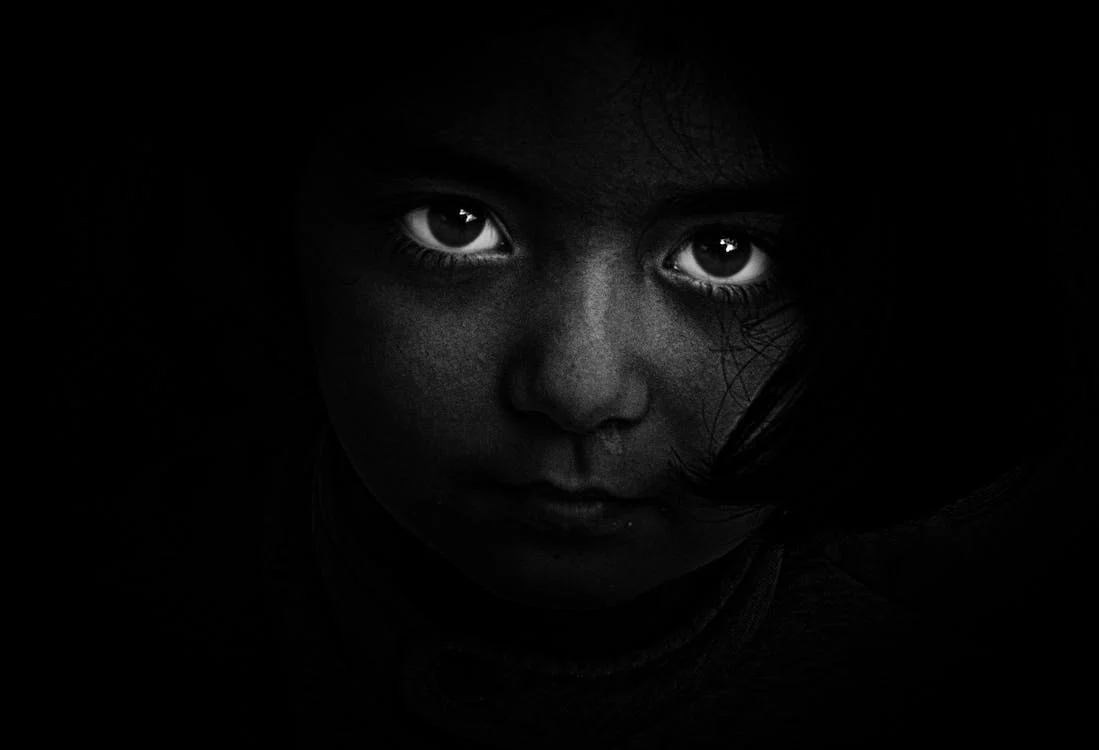
#> input picture Lab_2/DarkImage.jpeg, 1099 x 750 px, found by its file name
$ python Log_Transformation.py
#> lines starting #> are read from the running program, lines starting #| are printed output that depends on the picture
import cv2
import numpy as np
input_img = cv2.imread("/Users/sayakghorai/Desktop/DIP_Codes/Lab_2/DarkImage.jpeg",cv2.IMREAD_GRAYSCALE)
#> input_img: shape (750, 1099); min 0, max 255, mean 5.8
output_img = 25*np.log(3.5+input_img)
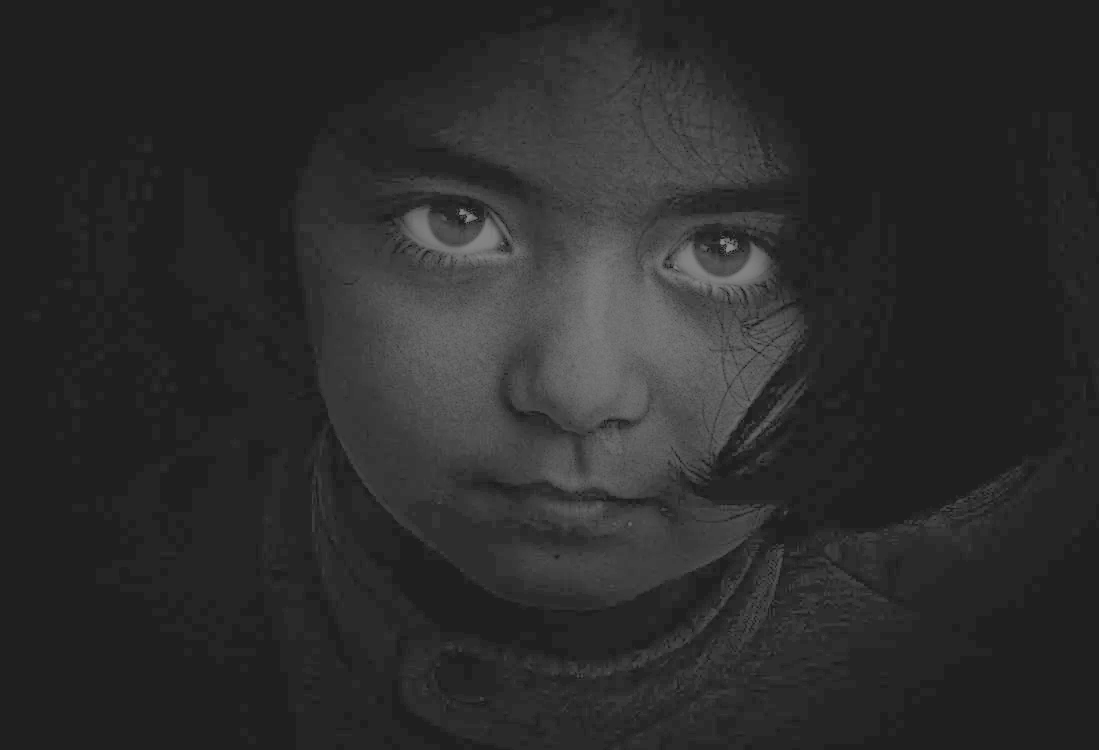
#> output_img: shape (750, 1099) float64; min 31.32, max 138.9, mean 44.3
gap = input_img - input_img
#> gap: shape (750, 1099); every value is 0
im = np.concatenate((input_img,gap,output_img),1)
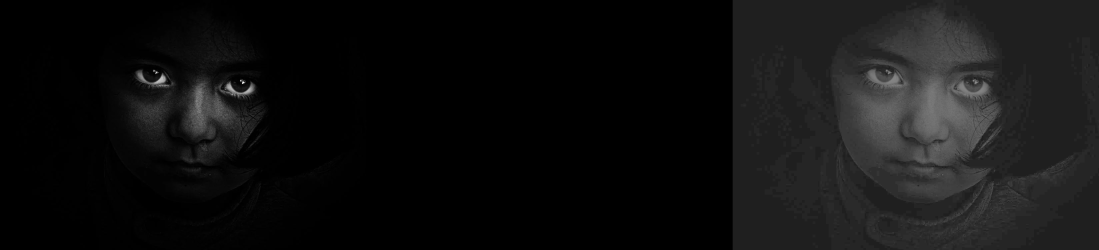
#> im: shape (750, 3297) float64 (shown at 1/3 size); min 0, max 255, mean 16.7

cv2.imshow('Input-Output', im.astype(np.uint8))  # Convert image to suitable data type
key = cv2.waitKey(0)
#> (key Esc is pressed here)

if key == 27:
    cv2.destroyAllWindows()
elif key == ord('s'):
    cv2.imwrite('LogOut.jpeg', im)
    cv2.destroyAllWindows()
